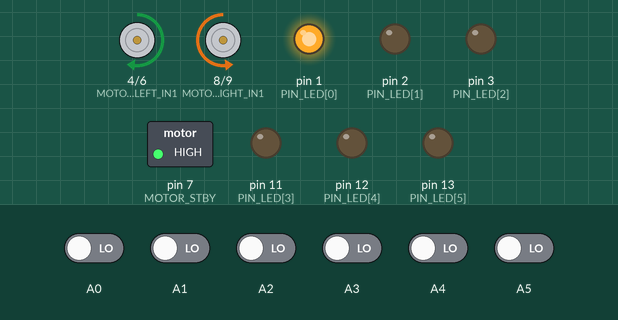
Simulated run of this sketch. Board: Arduino Uno, built with avr-gcc and run on an emulated ATmega328P. Parts: motor-driver pin pairs drawn as motors (green arrow = first pin HIGH = forward, orange = second pin HIGH = backward, longer = more drive, scaled by the enable pin, stopped while the standby pin is LOW), switched loads named in the sketch (green lamp = pin HIGH), output pins drawn as LEDs (lit = HIGH). The inputs (shaded band) are chosen by the test bench; at power-on: A0–5 LOW.

Above: at 6.2 s.
6.3 s: A2 driven HIGH
At 6.6 s:
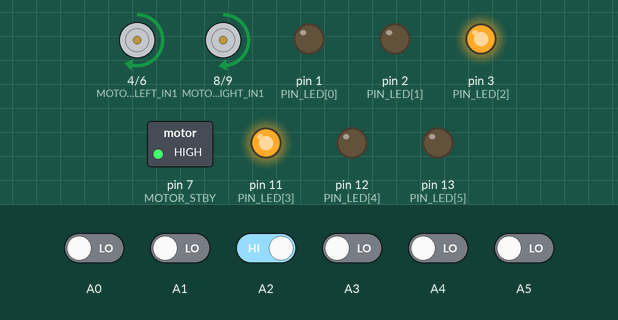
7.8 s: A0 driven HIGH
At 9.0 s:
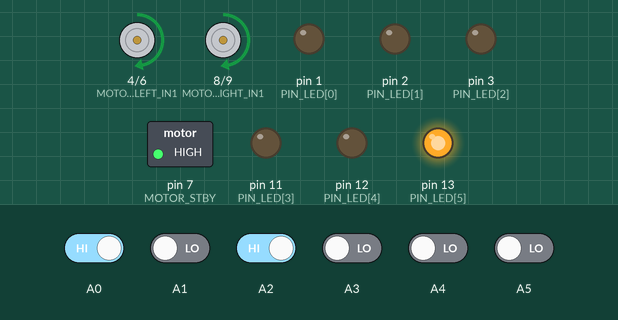
9.3 s: A0 driven LOW
At 10.1 s:
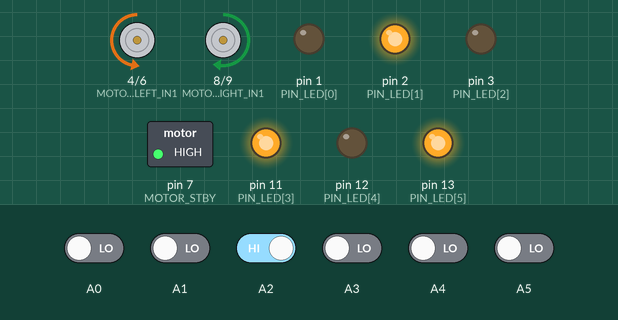
10.8 s: A2 driven LOW
At 11.2 s:
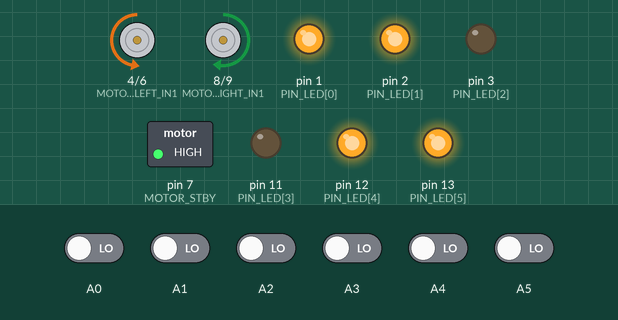
12.3 s: A3 driven HIGH
At 13.0 s:
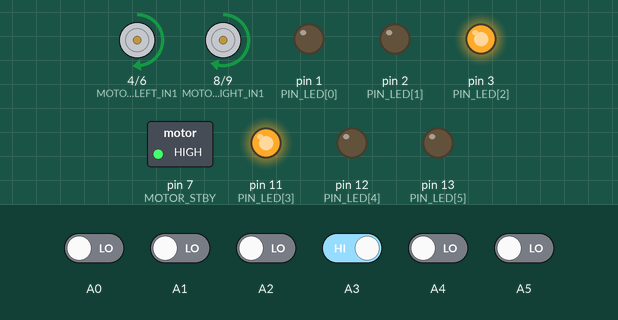
13.8 s: A4 driven HIGH
At 14.6 s:
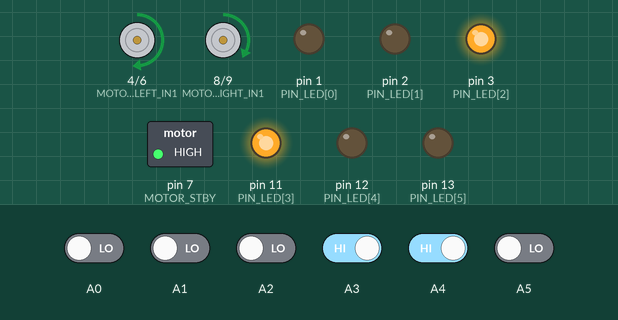
Timing chart, 0 to 16.3 s (numbered marks = the images above; inputs shaded):
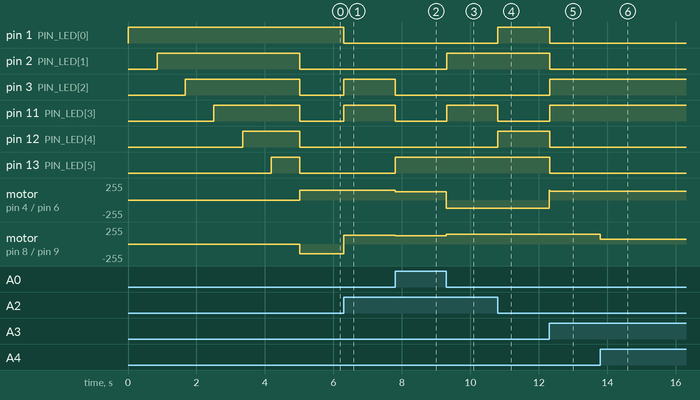

Measured:
- after the input at 6.3 s, pin 1 (PIN_LED[0]): HIGH → LOW at once; pin 3 (PIN_LED[2]), pin 11 (PIN_LED[3]): LOW → HIGH at once; motor on pin 4 (MOTOR_LEFT_IN1) / pin 6 (MOTOR_LEFT_IN2): forward 144/255 → forward 150/255 at once; motor on pin 8 (MOTOR_RIGHT_IN1) / pin 9 (MOTOR_RIGHT_IN2): backward 144/255 → forward 130/255 at once
- after the input at 7.8 s, pin 3 (PIN_LED[2]), pin 11 (PIN_LED[3]): HIGH → LOW at once; pin 13 (PIN_LED[5]): LOW → HIGH at once; motor on pin 4 (MOTOR_LEFT_IN1) / pin 6 (MOTOR_LEFT_IN2): forward 150/255 → forward 126/255 at once; motor on pin 8 (MOTOR_RIGHT_IN1) / pin 9 (MOTOR_RIGHT_IN2): forward 130/255 → forward 126/255 at once
- after the input at 9.3 s, pin 2 (PIN_LED[1]), pin 11 (PIN_LED[3]): LOW → HIGH at once; motor on pin 4 (MOTOR_LEFT_IN1) / pin 6 (MOTOR_LEFT_IN2): forward 126/255 → backward 126/255 at once; motor on pin 8 (MOTOR_RIGHT_IN1) / pin 9 (MOTOR_RIGHT_IN2): forward 126/255 → forward 144/255 at once
- after the input at 10.8 s, pin 1 (PIN_LED[0]), pin 12 (PIN_LED[4]): LOW → HIGH at once; pin 11 (PIN_LED[3]): HIGH → LOW at once
- after the input at 12.3 s, pin 1 (PIN_LED[0]), pin 2 (PIN_LED[1]): HIGH → LOW at once
- after the input at 13.8 s, motor on pin 8 (MOTOR_RIGHT_IN1) / pin 9 (MOTOR_RIGHT_IN2): forward 150/255 → forward 70/255 at once

The sketch:

fracastoro_ragazzi.ino
```cpp
//---------------------------------------------------------------------------//
//                          Fracastoro Hacking Lab                           //
//                               roboval.it                                  //
//                                  2012                                     //
//                        Jianr (Jianr Is A Nice Robot)                      //
//									     //
//									     //
//	      		    Fracastoro Hacking Lab :	     		     //
//									     //
//			      - Andrea Schiona				     //
//			      - Riccardo Mori				     //
//			      - Davide Gurnari				     //
//			      - Davide Nicolis				     //
//									     //
//---------------------------------------------------------------------------//

// Copyright (c) 2011 Daniele Zambelli
//
// This program is free software; you can redistribute it and/or modify
// it under the terms of the GNU General Public License version 3 as
// published by the Free Software Foundation
//
// This program is distributed in the hope that it will be useful,
// but WITHOUT ANY WARRANTY; without even the implied warranty of
// MERCHANTABILITY or FITNESS FOR A PARTICULAR PURPOSE.  See the
// GNU General Public License for more details.
//
// You should have received a copy of the GNU General Public License
// along with this program; if not, write to the Free Software
// Foundation, Inc., 59 Temple Place, Suite 330, Boston, MA  02111-1307  USA

#include <QTRSensors.h>

// pin di collegamento tra arduino, motori e sensori
#define MOTOR_STBY             7
#define MOTOR_RIGHT_PWM       10
#define MOTOR_LEFT_PWM         5
#define MOTOR_LEFT_IN2         6
#define MOTOR_LEFT_IN1         4
#define MOTOR_RIGHT_IN1        8
#define MOTOR_RIGHT_IN2        9
#define MOTOR_L                0
#define MOTOR_R                1
#define NUM_SENSORS            6

// Parametri globali, modificano il comportamento del robt
#define SP_ZERO                0
#define SP_FULL              180
#define THRESHOLD   	     300     // soglia di riconosc. bianco/nero

// globals
byte sensors;
int speed_l;
int speed_r;
int cont;
int flag = 0;
void (*state)() = &start;

//                dx               sx
byte PIN_LED[] = {1, 2, 3, 11, 12, 13};
unsigned int sensorValues[NUM_SENSORS];

QTRSensorsRC qtrrc((unsigned char[]) {A0, A1, A2, A3, A4, A5},
                   NUM_SENSORS);

void setup(){
  pinMode(MOTOR_STBY, OUTPUT);
  pinMode(MOTOR_LEFT_PWM, OUTPUT);
  pinMode(MOTOR_LEFT_IN1, OUTPUT);
  pinMode(MOTOR_LEFT_IN2, OUTPUT);
  pinMode(MOTOR_RIGHT_PWM, OUTPUT);
  pinMode(MOTOR_RIGHT_IN1, OUTPUT);
  pinMode(MOTOR_RIGHT_IN2, OUTPUT);
  for (int i = 0; i < 6; i++)
    pinMode(PIN_LED[i], OUTPUT);
  int numcalibrations = 200;
  for (int i = 0; i < numcalibrations; i++){
    digitalWrite(PIN_LED[int(6*i/numcalibrations)], HIGH);
    qtrrc.calibrate();}
  motors_go();
}

void loop() {
  readSensors();
  if (state == &start)
    print_on_led(B111111);
  else if (state == &straight)
    print_on_led(B001100);
  else if (state == &center_l_ini)
    print_on_led(B011000);
  else if (state == &center_r_ini)
    print_on_led(B000110);
  else if (state == &center_end)
    print_on_led(B010010);
  else if (state == &turn_l)
    print_on_led(B100000);
  else if (state == &turn_around)
    print_on_led(B000001);
  else if (state == &turn_end)
    print_on_led(B110011);
  else if (state == &turn_adv)
    print_on_led(B101010);
  (*state)();
}


void pass(){}

void damping(){
  speed_l = SP_FULL;
  speed_r = SP_FULL;
  set_motors(speed_l, speed_r);
}

void setspeed(int sp_l, int sp_r){
  speed_l = sp_l;
  speed_r = sp_r;
  set_motors(speed_l, speed_r);
}

void jump(int sp_l, int sp_r, void (*new_state)()){ // transition to new state
  if (new_state == &turn_adv && flag == 1) {
    motors_stop();
    delay(10000);
  }
  speed_l = sp_l;
  speed_r = sp_r;
  set_motors(speed_l, speed_r);
  state = new_state;
}

void unknown(int leds){
  motors_stop();
  print_on_led(leds);
  delay(3000);
  state = &pass;
}

void start(){
  if (!(sensors & B110011))         jump(SP_FULL, SP_FULL, &straight);
  else if (sensors & B110000)       jump(SP_ZERO, SP_FULL*.7, &center_l_ini);
  else if (sensors & B000011)       jump(SP_FULL*.7, SP_ZERO, &center_r_ini);
  else                              unknown(B010101);
}

void center_l_ini(){
  if (sensors & B000110)            jump(SP_FULL*.8, SP_ZERO, &center_end);
}

void center_r_ini(){
  if (sensors & B011000)            jump(SP_ZERO, SP_FULL*.8, &center_end);
}

void center_end(){
  if (sensors & B001100)	    jump(SP_FULL, SP_FULL, &straight);
}

void straight(){
  if (sensors == B000000)           jump(SP_FULL*.8, -SP_FULL*.8, &turn_around);
  else if (sensors == B001000)      setspeed(150, 130);
  else if (sensors == B000100)      setspeed(130, 150);
  else if (sensors == B001100)      setspeed(SP_FULL, SP_FULL);
  else if (sensors & B100000 && sensors & B001000) {
    jump(SP_FULL*.7, SP_FULL*.7, &turn_l);
    flag = 0;
  } else if (sensors == B010000)    setspeed(SP_ZERO, 130);
  else if (sensors == B011000)      setspeed(70, 130);
  else if (sensors == B000010)      setspeed(130, SP_ZERO);
  else if (sensors == B000110)      setspeed(130, 70);
}

void turn_l(){
  if (!(sensors & B100000))
    if (sensors == B000000)
      jump(-SP_FULL*.7, SP_FULL*.8, &turn_end);
    else
      if (flag == 0)
        jump(-SP_FULL*.7, SP_FULL*.8, &turn_adv);
}

void turn_around(){
  if (sensors  & B001100)
    jump(SP_FULL*0.8, SP_FULL*0.8, &straight);
}

void turn_end(){
  if (sensors & B001100) {
    jump(SP_FULL*0.8, SP_FULL*0.8, &center_correction);
    cont = 0;
  }
}

void turn_adv() {
  if (!(sensors & B001100)) {
    jump(speed_l, speed_r, &turn_end);
    flag = 1;
  }
}

void center_correction() {
  if (sensors & B110000)
    jump(SP_ZERO, SP_FULL*.8, &center_l_ini);
  else if (sensors & B000011)
    jump(SP_FULL*.8, SP_ZERO, &center_r_ini);
  else if (cont > 5) {
    jump(SP_FULL, SP_FULL, &straight);
    cont = 0;
  } else
    cont++;
}


// leds functions
void print_on_led(int leds) {
  for (int i = 0; i < 6; i++)
    digitalWrite(PIN_LED[i], (1<<i) & leds);
}

// sensors functions
void readSensors() {
  unsigned int position = qtrrc.readLine(sensorValues);
  sensors = 0;
  for (int i = 0; i < 6; i++){
    sensors = sensors << 1;
    sensors = sensors + (sensorValues[i] > THRESHOLD);}
}

// motors functions
void motors_go() {
  digitalWrite(MOTOR_STBY, HIGH);
}

void motors_stop() {
  digitalWrite(MOTOR_STBY, LOW);
}

void set_motors(int sp_l, int sp_r) {
  if (abs(sp_l)%255 < 75 && abs(sp_r)%255 < 75) {
    sp_l += 30;
    sp_r += 30;
  }
  int dir = int (sp_l >= 0);
  digitalWrite(MOTOR_LEFT_IN1, dir);
  digitalWrite(MOTOR_LEFT_IN2, !dir);
  analogWrite(MOTOR_LEFT_PWM, abs(sp_l));
  dir = int (sp_r >= 0);
  digitalWrite(MOTOR_RIGHT_IN1, dir);
  digitalWrite(MOTOR_RIGHT_IN2, !dir);
  analogWrite(MOTOR_RIGHT_PWM, abs(sp_r));
}
```
